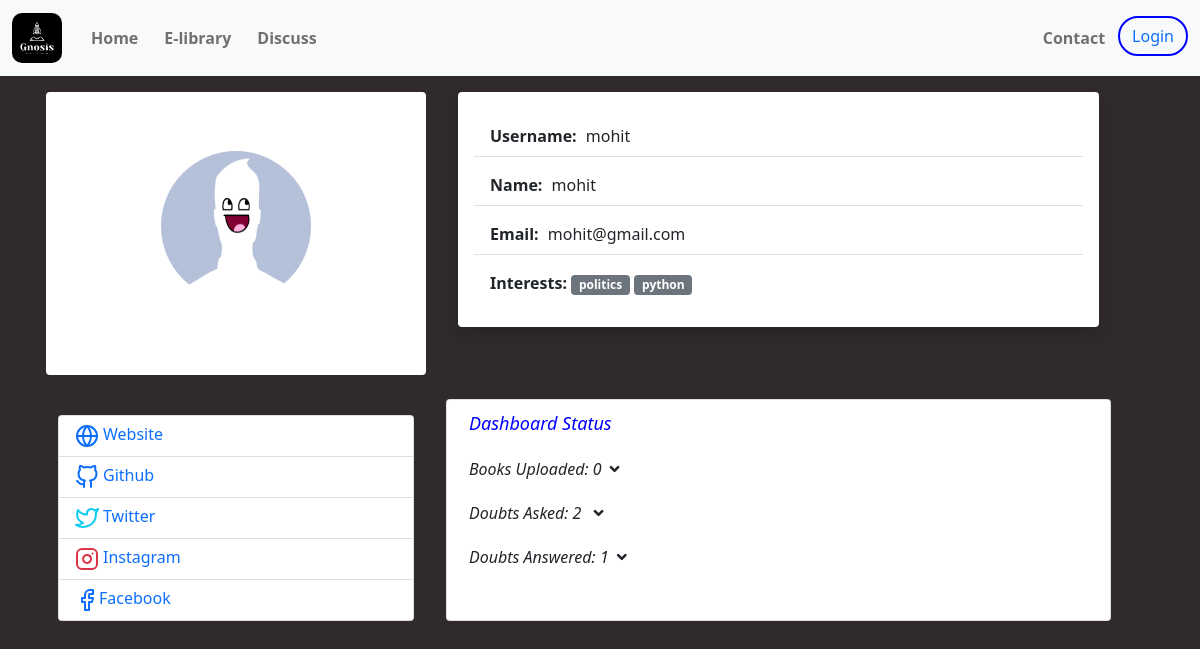
The page /users/mohit on the database its author committed.
### mainapp/models.py (models this page shows, shortened)
class appuser(models.Model):
    username    = models.CharField(max_length=15)
    name        = models.CharField(max_length=15)
    email       = models.EmailField()
    slug        = models.SlugField()
    userimage   = models.ImageField(upload_to = "userimage/",default='default_profile.jpg')
    tags        = TaggableManager()
    def __str__(self):
        return self.name

class doubts(models.Model):
    question    = models.CharField(max_length = 200)
    author      = models.ForeignKey('appuser', on_delete = models.CASCADE)
    tags        = TaggableManager()
    def __str__(self):
        return self.question

class solution(models.Model):
    answer      = models.TextField()
    question    = models.ForeignKey('doubts', on_delete = models.CASCADE)
    author      = models.ForeignKey('appuser', on_delete = models.CASCADE)

### mainapp/views.py (the view)
# urls.py: path('users/<slug>',    views.user_info,    name = "user_info"),
def user_info(request , slug):
    context = {
        'object' : appuser.objects.get(slug = slug)
    }
    return render(request , 'user.html', context)

### templates/user.html (shortened to what this page needs)
{%extends 'base.html'%}
{% block link %}
<link rel="stylesheet" href="https://use.fontawesome.com/releases/v5.5.0/css/all.css"
integrity="sha384-B4dIYHKNBt8Bc12p+WXckhzcICo0wtJAoU8YZTY5qE0Id1GSseTk6S+L3BlXeVIU">
{% endblock %}
{%block content%}
{%load static%}
<div class="container">
    <div class="row ">
        <div class="col-md-4 mx-3 my-3 bg-white rounded "
            style="display: flex; align-items: center; justify-content: center;">
            <div>
                <img style="text-align: center;" src="{{object.userimage.url}}" class="rounded-circle" width="150"
                    height="150" alt="responsive image">
            </div>
        </div>
        <div class="col-md-7 mx-1 my-3">
            <ul class="list-group-flush shadow p-3 mb-5 bg-white rounded ">
                <li class="list-group-item my-2"><b> Username: </b> <span style="margin-left: 5px;"> {{object.username}}</span></li>
                <li class="list-group-item my-2"><b>Name: </b> <span style="margin-left: 5px;">{{object.name}}</span></li>
                <li class="list-group-item my-2"><b>Email: </b><span style="margin-left: 5px;">{{object.email}}</span></li>
                <li class="list-group-item my-2">
                    <b>Interests: </b>
                    {% for tag in object.tags.all %}
                    <span class="badge bg-secondary">{{tag}}</span>
                    {% endfor %}
                </li>
            </ul>
        </div>
    </div>
    <div class="row ">
        <div class="col-md-4 mx-3 my-2">
            <div class="card mt-3">
                <ul class="list-group list-group-flush">
                  <li class="list-group-item d-flex justify-content-between align-items-center flex-wrap">
                    <h6 class="mb-0"><a href="{{object.extra_info.site_link}}" style="text-decoration: none;"><span class="mx-1">Website</span></h6>
                  </li>
                  <li class="list-group-item d-flex justify-content-between align-items-center flex-wrap">
                    <h6 class="mb-0"><a href="{{object.extra_info.gthb_link}}" style="text-decoration: none;"><span class="mx-1">Github</span></h6>
                  </li>
                  <li class="list-group-item d-flex justify-content-between align-items-center flex-wrap">
                    <h6 class="mb-0"><a href="{{object.extra_info.twtr_link}}" style="text-decoration: none;"><span class="mx-1">Twitter</span></h6>
                  </li>
                  <li class="list-group-item d-flex justify-content-between align-items-center flex-wrap">
                    <h6 class="mb-0"><a href="{{object.extra_info.inst_link}}" style="text-decoration: none;"><span class="mx-1">Instagram</span> </h6>
                  </li>
                  <li class="list-group-item d-flex justify-content-between align-items-center flex-wrap">
                    <h6 class="mb-0"><a href="#" style="text-decoration: none;">Facebook</h6>
                  </li>
                </ul>
              </div>
        </div>
        <div class=" card col-md-7 mx-1 my-2 ">
            <p style="color: blue; font-size: large; font-weight: 500; margin: 10px 10px; font-style: italic;">Dashboard Status</p>
            <p class=" labels " data-bs-toggle="collapse" href="#books_uploaded" role="button" aria-expanded="false"
            aria-controls="books_uploaded" style="  font-weight: 500; margin: 10px 10px; font-style: italic;">Books Uploaded: {{object.book_set.all|length}}<i class="fas fa-angle-down mx-2"></i> </p>
            <p class=" labels " data-bs-toggle="collapse" href="#doubt_asked" role="button" aria-expanded="false"
            aria-controls="doubt_asked" style="  font-weight: 500; margin: 10px 10px; font-style: italic;">Doubts Asked: {{object.doubts_set.all|length}} <i class="fas fa-angle-down mx-2"></i></p>
            <p class=" labels " data-bs-toggle="collapse" href="#doubt_answered" role="button" aria-expanded="false"
            aria-controls="doubt_answered" style="  font-weight: 500; margin: 10px 10px; font-style: italic;">Doubts Answered: {{object.solution_set.all|length}}<i class="fas fa-angle-down mx-2"></i></p>
        </div>
    </div>
</div>
{%endblock%}

### templates/base.html (style rules this page uses)
body { background-color: rgb(48, 42, 42); }

### rows shown on the page
appuser: userimage (placeholder picture), username "mohit", name "mohit", email "mohit@gmail.com", book_set.all|length "0", doubts_set.all|length "2", solution_set.all|length "1"
Tag: name "politics"
Tag: name "python"
